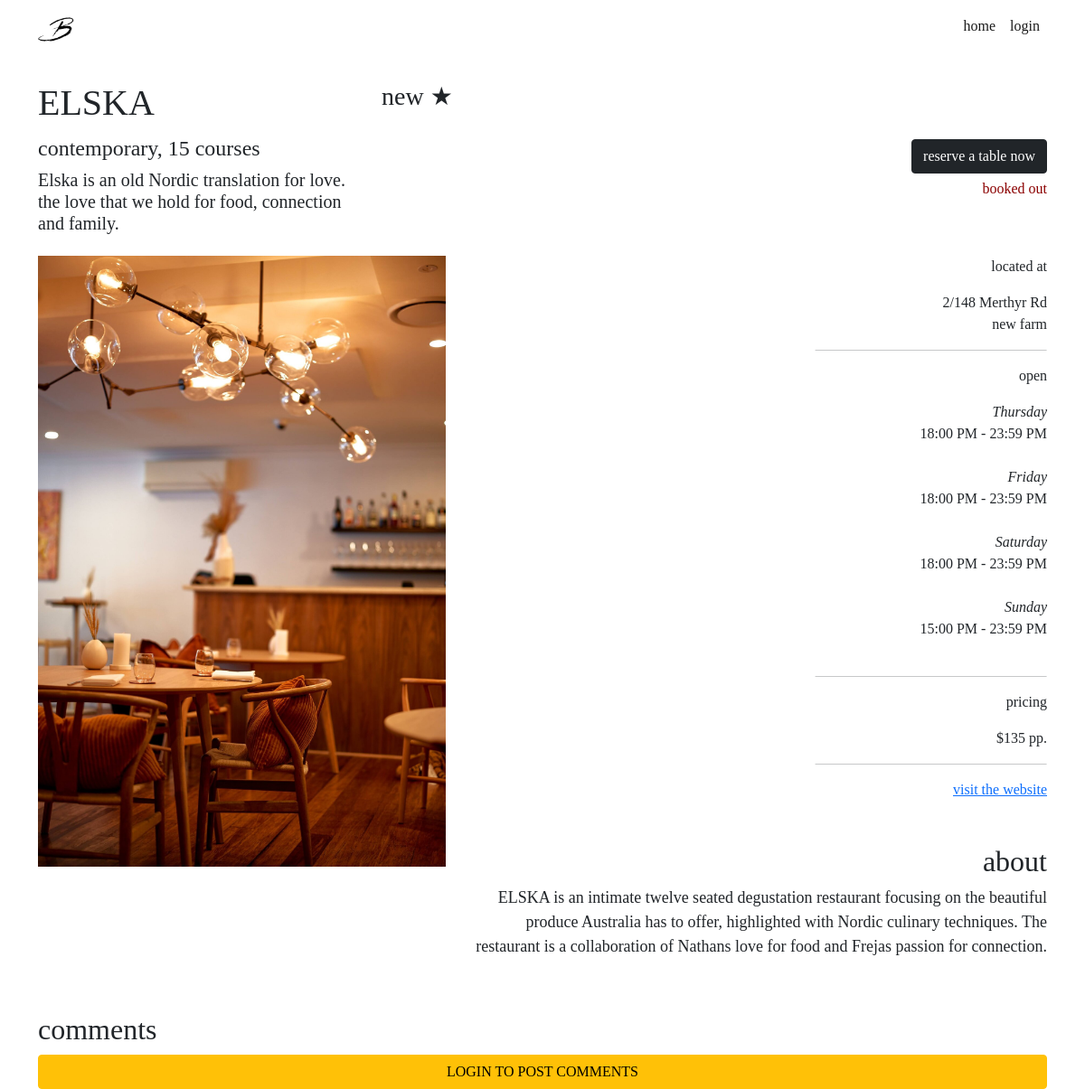
The page /restaurants/1 on the database its author committed.
### website/models.py (models this page shows, shortened)
class Restaurant(db.Model):
    __tablename__ = 'restaurants'
    __table_args__ = {'extend_existing': True}
    restaurant_id = db.Column(db.Integer, primary_key=True)
    name = db.Column(db.String(100), nullable=False)
    street = db.Column(db.String(150), nullable=False)
    suburb = db.Column(db.String(50), nullable=False)
    max_reservations = db.Column(db.Integer)
    caption = db.Column(db.String(200), nullable=False)
    description = db.Column(db.String(400), nullable=False)
    price = db.Column(db.Integer)
    cuisine_type = db.Column(db.String(30), nullable=False)
    num_courses = db.Column(db.Integer, nullable=False)
    website = db.Column(db.String(400))
    image = db.Column(db.String(400), nullable=False)
    comments = db.relationship('Comment', backref='restaurant')
    statuses = db.relationship('RestaurantStatus', backref='restaurant')
    opening_hours = db.relationship('RestaurantOpeningHours', backref='restaurant')
    reservations = db.relationship('Reservation', backref='restaurant')
    user_id = db.Column(db.Integer, db.ForeignKey('users.id'))

class RestaurantOpeningHours(db.Model):
    __tablename__ = 'restaurantopeninghours'
    __table_args__ = {'extend_existing': True}
    restaurant_opening_hours_id = db.Column(db.Integer, primary_key=True)
    day_of_the_week = db.Column(db.String, nullable=False)
    start_time = db.Column(db.Time, nullable=False)
    end_time = db.Column(db.Time, nullable=False)
    restaurant_id = db.Column(db.Integer, db.ForeignKey('restaurants.restaurant_id'))

### website/views.py (the view)
@restaurant_bp.route('/<id>')
def restaurant(id):
    comment_form = CommentForm()
    reservation_form = ReservationForm()
    restaurant = Restaurant.query.filter_by(restaurant_id = id).first()
    space = restaurant_space(restaurant, date.today())
    return render_template("restaurant.html", restaurant=restaurant, comment_form=comment_form, reservation_form=reservation_form, space=space, open_today = check_open_today(restaurant, date.today()))

### website/views.py (called while the page is built)
def restaurant_space(restaurant, space_on_date):
    current_booking_quantity = 0
    for reservation in restaurant.reservations:
        if (reservation.reservation_time.date() == space_on_date):
            current_booking_quantity += reservation.quantity
    return restaurant.max_reservations - current_booking_quantity

def check_open_today(restaurant, time_to_check):
    for day_tuple in restaurant.opening_hours:
        if (day_tuple.day_of_the_week.lower() == time_to_check.strftime("%A").lower()):
            return True
    return False

### website/templates/restaurant.html (shortened to what this page needs)
{% extends 'base.html' %}
{% block content %}
<div class="container">
    <div class="row mt-4 mb-1">
        <div class="col-lg-4 col-sm-4">
            <h1>{{ restaurant.name }}</h1>
        </div>
        <div class="col-lg-8 col-sm-8 rating">
            {% set average = [] %}
            <h3> {% if average|count > 0 %}
                {{ average | sum / average | count}}
                {% else %}
                new
                {% endif %}&#9733;</h3>
        </div>
    </div>
    <div class="row">
        <div class="col-lg-4 col-sm-6">
            <h4>{% if restaurant.cuisine_type == "None" %}
                variety{% else %}{{restaurant.cuisine_type}}{%endif%}, {{restaurant.num_courses}} courses</h4>
            <h5>{{ restaurant.caption }}</h5>
        </div>
        <div class="col-lg-8 col-sm-6 btn-align mt-1">
            {% import 'reservation.html' as reservation %}
            {{reservation.reservation_creation(restaurant, reservation_form)}}
            <p class="seat-alert">
                {% if (restaurant.statuses[-1].status == "upcoming") and open_today %}
                {{ space }} tables left
                {% else %}
                {% if restaurant.statuses[-1].status == "booked" %}
                booked out
                {% else %}
                {{ restaurant.statuses[-1].status }}
                {% endif %}
                {% endif %}
            </p>
        </div>
    </div>
    <div class="row mt-3 mb-3">
        <div class="col-lg-5 col-sm-6">
            <img src="{{ restaurant.image }}" class="img-fluid">
        </div>
        <div class="col-lg-7 col-sm-6 info-align mt-3 mt-xl-0">
            <p class="info-heading">
                located at
            </p>
            <p>
                {{ restaurant.street }}<br> {{ restaurant.suburb }}
            </p>
            <hr class="info-line">
            <p class="info-heading">
                {% if open_today and
                (restaurant.statuses[-1].status == "upcoming" or restaurant.statuses[-1].status == "booked") %}
                open
                {% else %}
                closed
                {% endif %}
            </p>
            <p>
                {% for open_time in restaurant.opening_hours%}
                <i>{{ open_time.day_of_the_week }}</i>
                <br>{{open_time.start_time.strftime("%H:%M %p")}} - {{open_time.end_time.strftime("%H:%M %p")}}
                <br><br>
                {% endfor %}
            </p>
            <hr class="info-line">
            <p class="info-heading">
                pricing
            </p>
            <p>
                ${{ restaurant.price }} pp.
            </p>
            <hr class="info-line">
            <a href="{{ restaurant.website}}">visit the website</a>
            <br><br><br>
            <h2 align="right">about</h2>
            <p class="about">
                {{ restaurant.description }}<br><br>
            </p>
        </div>
    </div>
</div>
<div class="container">
    <div class="row mt-1">
        <div class="col-lg-2">
            <h2>comments</h2>
        </div>
    </div>
    {% if current_user.is_authenticated %}
    <form method="post" action="{{url_for('restaurants.restaurant', id=restaurant.restaurant_id)}}/comment">
        {{ comment_form.csrf_token }}
        <div class="row mt-3 mb-2">
            <div class="col-10">
                {{comment_form.text.label (class="form-label") }}
                {{comment_form.text (class="form-control")}}
            </div>
        </div>
        <div class="col-6 col-sm-3">
            {{comment_form.user_rating.label (class="form-label") }}
            {{comment_form.user_rating (class="form-control")}}
        </div>
        <div class="col-6 col-sm-3">
            {{ comment_form.submit (class="btn btn-outline-dark my-2") }}
        </div>
    </form>
    {% else %}
    <div class="d-grid gap-2">
        <a class="btn btn-warning bg-warning" type="button" href="{{ url_for('auth.login') }}">LOGIN TO POST
            COMMENTS</a>
    </div>
    {% endif %}
</div>
{% endblock %}

### website/static/css/stylesheet.css (style rules this page uses)
body { font-family: Didot, Palatino, Perpetua, serif; }
.btn-align { text-align: right }
.info-align { text-align: right; }
.info-line { width: 40%; transform: translateX(150%); }
p.info-heading { font-weight: 500; }
p.about { text-align: right; margin-left: auto; font-size: 18px; }
p.seat-alert { color: darkred; margin-top: 5px; }
.rating { text-align: left; }

### rows shown on the page
Restaurant: name "ELSKA", cuisine_type "contemporary", num_courses "15", caption "Elska is an old Nordic translation for love. the love that we hold for food, connection and family.", image (picture), street "2/148 Merthyr Rd", suburb "new farm", price "135", description "ELSKA is an intimate twelve seated degustation restaurant focusing on the beautiful produce Australia has to offer, highlighted with Nordic culinary techniques. The restaurant is a collaboration of Nathans love for food and Frejas passion for connection."
RestaurantOpeningHours: day_of_the_week "Thursday", start_time "18:00 PM", end_time "23:59 PM"
RestaurantOpeningHours: day_of_the_week "Friday", start_time "18:00 PM", end_time "23:59 PM"
RestaurantOpeningHours: day_of_the_week "Saturday", start_time "18:00 PM", end_time "23:59 PM"
RestaurantOpeningHours: day_of_the_week "Sunday", start_time "15:00 PM", end_time "23:59 PM"
